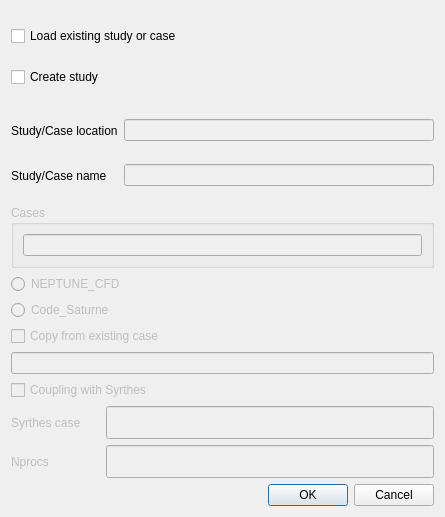
<?xml version="1.0" encoding="UTF-8"?>
<ui version="4.0">
 <class>SetTreeLocationDialog</class>
 <widget class="QDialog" name="SetTreeLocationDialog">
  <property name="geometry">
   <rect>
    <x>0</x>
    <y>0</y>
    <width>445</width>
    <height>517</height>
   </rect>
  </property>
  <property name="minimumSize">
   <size>
    <width>445</width>
    <height>0</height>
   </size>
  </property>
  <property name="windowTitle">
   <string>CFD study/case localization or study creation</string>
  </property>
  <layout class="QVBoxLayout" name="verticalLayout_5">
   <item>
    <widget class="QWidget" name="widget" native="true">
     <layout class="QVBoxLayout" name="verticalLayout">
      <property name="leftMargin">
       <number>0</number>
      </property>
      <property name="topMargin">
       <number>0</number>
      </property>
      <property name="rightMargin">
       <number>0</number>
      </property>
      <property name="bottomMargin">
       <number>0</number>
      </property>
      <item>
       <widget class="QCheckBox" name="checkBoxLoad">
        <property name="enabled">
         <bool>true</bool>
        </property>
        <property name="text">
         <string>Load existing study or case</string>
        </property>
        <property name="checkable">
         <bool>true</bool>
        </property>
        <property name="checked">
         <bool>false</bool>
        </property>
        <property name="autoExclusive">
         <bool>false</bool>
        </property>
       </widget>
      </item>
      <item>
       <widget class="QCheckBox" name="checkBoxCreate">
        <property name="text">
         <string>Create study</string>
        </property>
        <property name="checked">
         <bool>false</bool>
        </property>
        <property name="autoExclusive">
         <bool>false</bool>
        </property>
       </widget>
      </item>
     </layout>
    </widget>
   </item>
   <item>
    <widget class="QWidget" name="StudyGB" native="true">
     <layout class="QGridLayout" name="gridLayout">
      <property name="leftMargin">
       <number>0</number>
      </property>
      <property name="topMargin">
       <number>0</number>
      </property>
      <property name="rightMargin">
       <number>0</number>
      </property>
      <property name="bottomMargin">
       <number>0</number>
      </property>
      <item row="0" column="0">
       <widget class="QLabel" name="StudyDirLabel">
        <property name="minimumSize">
         <size>
          <width>95</width>
          <height>33</height>
         </size>
        </property>
        <property name="text">
         <string>Study/Case location</string>
        </property>
        <property name="wordWrap">
         <bool>false</bool>
        </property>
        <property name="buddy">
         <cstring>StudyDirName</cstring>
        </property>
       </widget>
      </item>
      <item row="0" column="1">
       <widget class="QLineEdit" name="StudyDirName">
        <property name="enabled">
         <bool>false</bool>
        </property>
       </widget>
      </item>
      <item row="1" column="0">
       <widget class="QLabel" name="NameLabel">
        <property name="minimumSize">
         <size>
          <width>95</width>
          <height>33</height>
         </size>
        </property>
        <property name="text">
         <string>Study/Case name</string>
        </property>
        <property name="wordWrap">
         <bool>false</bool>
        </property>
        <property name="buddy">
         <cstring>StudyLineEdit</cstring>
        </property>
       </widget>
      </item>
      <item row="1" column="1">
       <widget class="QLineEdit" name="StudyLineEdit">
        <property name="enabled">
         <bool>false</bool>
        </property>
        <property name="toolTip">
         <string>New study directory name created</string>
        </property>
        <property name="text">
         <string/>
        </property>
       </widget>
      </item>
     </layout>
    </widget>
   </item>
   <item>
    <widget class="QWidget" name="CaseWidget" native="true">
     <property name="enabled">
      <bool>false</bool>
     </property>
     <layout class="QVBoxLayout" name="verticalLayout_3">
      <property name="leftMargin">
       <number>0</number>
      </property>
      <property name="topMargin">
       <number>0</number>
      </property>
      <property name="rightMargin">
       <number>0</number>
      </property>
      <property name="bottomMargin">
       <number>0</number>
      </property>
      <item>
       <widget class="QGroupBox" name="groupBox">
        <property name="title">
         <string>Cases</string>
        </property>
        <layout class="QHBoxLayout" name="horizontalLayout">
         <item>
          <widget class="QLineEdit" name="CaseLineEdit">
           <property name="toolTip">
            <string>Input cases names separated with space</string>
           </property>
           <property name="text">
            <string/>
           </property>
          </widget>
         </item>
        </layout>
       </widget>
      </item>
      <item>
       <widget class="QWidget" name="widget_2" native="true">
        <layout class="QVBoxLayout" name="verticalLayout_2">
         <property name="leftMargin">
          <number>0</number>
         </property>
         <property name="topMargin">
          <number>0</number>
         </property>
         <property name="rightMargin">
          <number>0</number>
         </property>
         <property name="bottomMargin">
          <number>0</number>
         </property>
         <item>
          <widget class="QRadioButton" name="radioButtonNeptune">
           <property name="text">
            <string>NEPTUNE_CFD</string>
           </property>
          </widget>
         </item>
         <item>
          <widget class="QRadioButton" name="radioButtonSaturne">
           <property name="text">
            <string>Code_Saturne</string>
           </property>
          </widget>
         </item>
        </layout>
       </widget>
      </item>
      <item>
       <widget class="QCheckBox" name="checkBoxCopyFrom">
        <property name="text">
         <string>Copy from existing case</string>
        </property>
        <property name="checkable">
         <bool>true</bool>
        </property>
       </widget>
      </item>
      <item>
       <widget class="QWidget" name="copyFromCase_widget" native="true">
        <layout class="QHBoxLayout" name="horizontalLayout_2">
         <property name="leftMargin">
          <number>0</number>
         </property>
         <property name="topMargin">
          <number>0</number>
         </property>
         <property name="rightMargin">
          <number>0</number>
         </property>
         <property name="bottomMargin">
          <number>0</number>
         </property>
         <item>
          <widget class="QLineEdit" name="copyFromCase">
           <property name="enabled">
            <bool>false</bool>
           </property>
          </widget>
         </item>
        </layout>
       </widget>
      </item>
      <item>
       <widget class="QWidget" name="SyrthesWidget" native="true">
        <layout class="QVBoxLayout" name="verticalLayout_4">
         <property name="leftMargin">
          <number>0</number>
         </property>
         <property name="topMargin">
          <number>0</number>
         </property>
         <property name="rightMargin">
          <number>0</number>
         </property>
         <property name="bottomMargin">
          <number>0</number>
         </property>
         <item>
          <widget class="QCheckBox" name="checkBoxCouplingSaturneSyrthes">
           <property name="text">
            <string>Coupling with Syrthes</string>
           </property>
          </widget>
         </item>
         <item>
          <widget class="QWidget" name="SyrthesGroupBox" native="true">
           <layout class="QGridLayout" name="gridLayout_2">
            <property name="leftMargin">
             <number>0</number>
            </property>
            <property name="topMargin">
             <number>0</number>
            </property>
            <property name="rightMargin">
             <number>0</number>
            </property>
            <property name="bottomMargin">
             <number>0</number>
            </property>
            <item row="0" column="1">
             <widget class="QLineEdit" name="syrthesCase">
              <property name="minimumSize">
               <size>
                <width>0</width>
                <height>33</height>
               </size>
              </property>
              <property name="toolTip">
               <string>Input cases names separated with space</string>
              </property>
              <property name="text">
               <string/>
              </property>
             </widget>
            </item>
            <item row="1" column="0">
             <widget class="QLabel" name="nprocsLabel">
              <property name="minimumSize">
               <size>
                <width>89</width>
                <height>33</height>
               </size>
              </property>
              <property name="text">
               <string>Nprocs</string>
              </property>
              <property name="wordWrap">
               <bool>false</bool>
              </property>
              <property name="buddy">
               <cstring>NprocsLineEdit</cstring>
              </property>
             </widget>
            </item>
            <item row="1" column="1">
             <widget class="QLineEdit" name="NprocsLineEdit">
              <property name="minimumSize">
               <size>
                <width>146</width>
                <height>33</height>
               </size>
              </property>
              <property name="toolTip">
               <string>Input cases names separated with space</string>
              </property>
              <property name="text">
               <string/>
              </property>
             </widget>
            </item>
            <item row="0" column="0">
             <widget class="QLabel" name="SyrthesCaseLabel">
              <property name="minimumSize">
               <size>
                <width>89</width>
                <height>33</height>
               </size>
              </property>
              <property name="text">
               <string>Syrthes case</string>
              </property>
              <property name="wordWrap">
               <bool>false</bool>
              </property>
              <property name="buddy">
               <cstring>syrthesCase</cstring>
              </property>
             </widget>
            </item>
           </layout>
          </widget>
         </item>
        </layout>
       </widget>
      </item>
     </layout>
    </widget>
   </item>
   <item>
    <widget class="QDialogButtonBox" name="buttonBox">
     <property name="orientation">
      <enum>Qt::Horizontal</enum>
     </property>
     <property name="standardButtons">
      <set>QDialogButtonBox::Cancel|QDialogButtonBox::Ok</set>
     </property>
    </widget>
   </item>
  </layout>
 </widget>
 <tabstops>
  <tabstop>checkBoxLoad</tabstop>
  <tabstop>checkBoxCreate</tabstop>
  <tabstop>StudyDirName</tabstop>
  <tabstop>StudyLineEdit</tabstop>
  <tabstop>CaseLineEdit</tabstop>
  <tabstop>radioButtonNeptune</tabstop>
  <tabstop>radioButtonSaturne</tabstop>
  <tabstop>checkBoxCopyFrom</tabstop>
  <tabstop>copyFromCase</tabstop>
  <tabstop>checkBoxCouplingSaturneSyrthes</tabstop>
  <tabstop>syrthesCase</tabstop>
  <tabstop>NprocsLineEdit</tabstop>
 </tabstops>
 <resources/>
 <connections>
  <connection>
   <sender>buttonBox</sender>
   <signal>accepted()</signal>
   <receiver>SetTreeLocationDialog</receiver>
   <slot>accept()</slot>
   <hints>
    <hint type="sourcelabel">
     <x>227</x>
     <y>503</y>
    </hint>
    <hint type="destinationlabel">
     <x>157</x>
     <y>274</y>
    </hint>
   </hints>
  </connection>
  <connection>
   <sender>buttonBox</sender>
   <signal>rejected()</signal>
   <receiver>SetTreeLocationDialog</receiver>
   <slot>reject()</slot>
   <hints>
    <hint type="sourcelabel">
     <x>267</x>
     <y>494</y>
    </hint>
    <hint type="destinationlabel">
     <x>276</x>
     <y>274</y>
    </hint>
   </hints>
  </connection>
  <connection>
   <sender>checkBoxCouplingSaturneSyrthes</sender>
   <signal>clicked(bool)</signal>
   <receiver>SyrthesGroupBox</receiver>
   <slot>setVisible(bool)</slot>
   <hints>
    <hint type="sourcelabel">
     <x>51</x>
     <y>371</y>
    </hint>
    <hint type="destinationlabel">
     <x>100</x>
     <y>400</y>
    </hint>
   </hints>
  </connection>
  <connection>
   <sender>radioButtonNeptune</sender>
   <signal>clicked(bool)</signal>
   <receiver>SyrthesWidget</receiver>
   <slot>setHidden(bool)</slot>
   <hints>
    <hint type="sourcelabel">
     <x>222</x>
     <y>241</y>
    </hint>
    <hint type="destinationlabel">
     <x>222</x>
     <y>415</y>
    </hint>
   </hints>
  </connection>
  <connection>
   <sender>radioButtonSaturne</sender>
   <signal>clicked(bool)</signal>
   <receiver>SyrthesWidget</receiver>
   <slot>setVisible(bool)</slot>
   <hints>
    <hint type="sourcelabel">
     <x>222</x>
     <y>273</y>
    </hint>
    <hint type="destinationlabel">
     <x>222</x>
     <y>415</y>
    </hint>
   </hints>
  </connection>
  <connection>
   <sender>checkBoxCreate</sender>
   <signal>clicked(bool)</signal>
   <receiver>copyFromCase_widget</receiver>
   <slot>hide()</slot>
   <hints>
    <hint type="sourcelabel">
     <x>222</x>
     <y>55</y>
    </hint>
    <hint type="destinationlabel">
     <x>222</x>
     <y>341</y>
    </hint>
   </hints>
  </connection>
  <connection>
   <sender>checkBoxLoad</sender>
   <signal>clicked(bool)</signal>
   <receiver>CaseWidget</receiver>
   <slot>setHidden(bool)</slot>
   <hints>
    <hint type="sourcelabel">
     <x>222</x>
     <y>22</y>
    </hint>
    <hint type="destinationlabel">
     <x>222</x>
     <y>310</y>
    </hint>
   </hints>
  </connection>
  <connection>
   <sender>checkBoxCreate</sender>
   <signal>clicked(bool)</signal>
   <receiver>CaseWidget</receiver>
   <slot>setVisible(bool)</slot>
   <hints>
    <hint type="sourcelabel">
     <x>222</x>
     <y>55</y>
    </hint>
    <hint type="destinationlabel">
     <x>222</x>
     <y>310</y>
    </hint>
   </hints>
  </connection>
  <connection>
   <sender>checkBoxCreate</sender>
   <signal>clicked(bool)</signal>
   <receiver>copyFromCase_widget</receiver>
   <slot>setHidden(bool)</slot>
   <hints>
    <hint type="sourcelabel">
     <x>222</x>
     <y>55</y>
    </hint>
    <hint type="destinationlabel">
     <x>222</x>
     <y>341</y>
    </hint>
   </hints>
  </connection>
  <connection>
   <sender>checkBoxLoad</sender>
   <signal>clicked(bool)</signal>
   <receiver>copyFromCase_widget</receiver>
   <slot>setHidden(bool)</slot>
   <hints>
    <hint type="sourcelabel">
     <x>222</x>
     <y>22</y>
    </hint>
    <hint type="destinationlabel">
     <x>222</x>
     <y>341</y>
    </hint>
   </hints>
  </connection>
 </connections>
</ui>
